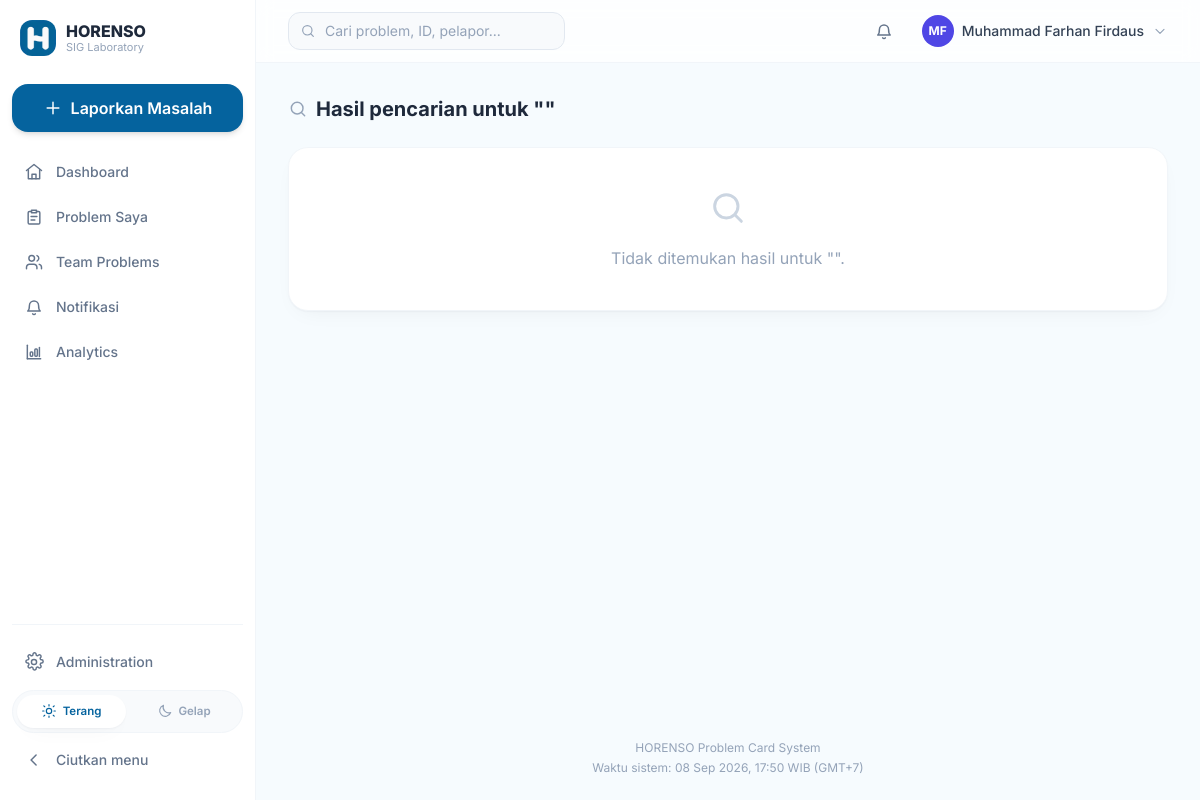
The page /search (signed in) on the database its author committed.
### app/models.py (models this page shows, shortened)
class ThemeSetting(db.Model):
    __tablename__ = "theme_settings"
    id = db.Column(db.Integer, primary_key=True)
    app_name = db.Column(db.String(100), default="HORENSO")
    company_name = db.Column(db.String(150), default="SIG Laboratory")
    logo_url = db.Column(db.String(255))
    favicon_url = db.Column(db.String(255))
    logo_filename = db.Column(db.String(255))
    favicon_filename = db.Column(db.String(255))
    primary_color = db.Column(db.String(20), default="#4F46E5")
    secondary_color = db.Column(db.String(20), default="#0EA5E9")
    accent_color = db.Column(db.String(20), default="#F59E0B")
    background_color = db.Column(db.String(20), default="#F8FAFC")
    font_family = db.Column(db.String(80), default="Inter")
    sidebar_style = db.Column(db.String(20), default="light")
    welcome_message = db.Column(db.String(255), default="Let's solve it together.")
    login_tagline = db.Column(db.String(255), default="Every problem is a chance to improve.")
    footer_text = db.Column(db.String(255), default="HORENSO Problem Card System")
    def _asset(self, filename, url):
        if filename:
            try:
                from flask import url_for, has_request_context
                if has_request_context():
                    return url_for("main.branding_file", filename=filename)
            except Exception:
                pass
            return "/branding/%s" % filename
        return url or None
    @property
    def logo_src(self):
        return self._asset(self.logo_filename, self.logo_url)
    @property
    def favicon_src(self):
        return self._asset(self.favicon_filename, self.favicon_url)

class User(UserMixin, db.Model):
    __tablename__ = "users"
    id = db.Column(db.Integer, primary_key=True)
    username = db.Column(db.String(64), unique=True, nullable=False, index=True)
    email = db.Column(db.String(120), unique=True, nullable=False, index=True)
    password_hash = db.Column(db.String(255), nullable=False)
    full_name = db.Column(db.String(120), nullable=False)
    role = db.Column(db.String(20), nullable=False, default=ROLE_USER)
    department_id = db.Column(db.Integer, db.ForeignKey("departments.id"))
    active = db.Column(db.Boolean, default=True, nullable=False)
    avatar_color = db.Column(db.String(20), default="#6366F1")
    created_at = db.Column(db.DateTime, default=now_utc)
    last_login_at = db.Column(db.DateTime)
    reset_token = db.Column(db.String(64))
    reset_token_expires = db.Column(db.DateTime)
    department = db.relationship("Department", back_populates="users")
    @property
    def is_active(self):
        return self.active
    @property
    def role_label(self):
        return ROLE_LABELS.get(self.role, self.role)
    @property
    def initials(self):
        parts = self.full_name.split()
        if len(parts) >= 2:
            return (parts[0][0] + parts[-1][0]).upper()
        return self.full_name[:2].upper()

### app/main.py (the view, shortened to what this page needs)
@main_bp.route("/search")
@login_required
def search():
    q = request.args.get("q", "").strip()
    results = []
    return render_template("search_results.html", q=q, results=results)

### app/timezone.py (called while the page is built)
def now_wib():
    return datetime.now(WIB)

def to_wib(value):
    if value is None:
        return None
    if value.tzinfo is None:
        value = value.replace(tzinfo=timezone.utc)
    return value.astimezone(WIB)

def format_wib(value, fmt="%d %b %Y, %H:%M"):
    local = to_wib(value)
    return local.strftime(fmt) if local else "-"

### app/templates/search_results.html (shortened to what this page needs)
{% extends "base.html" %}
{% import "partials/macros.html" as m %}
{% import "partials/icons.html" as ico %}
{% block content %}
<h1 class="text-xl font-bold text-slate-800 mb-6 flex items-center gap-2 fade-up">
  {{ ico.icon('search', 'w-5 h-5 text-slate-400') }} Hasil pencarian untuk "{{ q }}"
</h1>
{% if results %}
  <div class="grid md:grid-cols-2 xl:grid-cols-3 gap-4 stagger">
    {% for p in results %}{{ m.problem_card(p) }}{% endfor %}
  </div>
{% else %}
  <div class="card p-10 text-center text-slate-400 fade-up">
    <span class="inline-block text-slate-300 mb-3">{{ ico.icon('search', 'w-10 h-10 mx-auto') }}</span>
    <p>Tidak ditemukan hasil untuk "{{ q }}".</p>
  </div>
{% endif %}
{% endblock %}

### app/templates/base.html (shortened to what this page needs)
<!DOCTYPE html>
<html lang="id">
<head>
<script src="https://cdn.tailwindcss.com"></script>
<link rel="stylesheet" href="{{ url_for('static', filename='css/style.css') }}">
</head>
<body class="min-h-screen text-slate-800">
{% if current_user.is_authenticated %}
<div class="flex min-h-screen" x-data="appShell()">
  {% include "partials/sidebar.html" %}
  <div class="flex-1 flex flex-col min-w-0">
    {% include "partials/topbar.html" %}
    <main class="flex-1 p-4 md:p-8 max-w-[1400px] w-full mx-auto page-enter">
      {% block content %}{% endblock %}
    </main>
    <footer class="text-center text-xs text-slate-400 py-6">
      <div>{{ theme.footer_text if theme else '' }}</div>
      <div class="mt-1">Waktu sistem: {{ now_wib | dt('%d %b %Y, %H:%M') }} {{ tz_label }} (GMT+7)</div>
    </footer>
  </div>
</div>
{% else %}
  {% include "partials/flash.html" %}
  {% block guest_content %}{% endblock %}
{% endif %}
</body>
</html>

### app/templates/partials/sidebar.html (shortened to what this page needs)
{% import "partials/icons.html" as ico %}
<aside class="sidebar fixed md:sticky top-0 left-0 h-screen z-40 flex flex-col shrink-0 py-5 px-3"
       :class="{
         'is-collapsed': collapsed && !mobileOpen,
         'translate-x-0': mobileOpen,
         '-translate-x-full md:translate-x-0': !mobileOpen
       }">
  <a href="{{ url_for('main.dashboard') }}" class="brand flex items-center gap-2.5 px-2 mb-7 group">
    {% if theme and theme.logo_src %}
      <img src="{{ theme.logo_src }}" class="w-9 h-9 rounded-xl object-contain bg-white shrink-0 transition-transform group-hover:scale-105" alt="logo">
    {% else %}
      <div class="w-9 h-9 rounded-xl bg-brand text-white grid place-items-center font-bold text-sm shrink-0 transition-transform group-hover:scale-105 group-hover:rotate-3">H</div>
    {% endif %}
    <div class="nav-text">
      <div class="font-extrabold text-slate-800 leading-tight">{{ theme.app_name if theme else 'HORENSO' }}</div>
      <div class="text-[11px] text-slate-400 leading-tight">{{ theme.company_name if theme else '' }}</div>
    </div>
  </a>
  <a href="{{ url_for('problems.new_problem') }}"
     data-tip="Laporkan Masalah"
     class="has-tip nav-link !text-white mb-5 justify-center gap-2 rounded-2xl bg-brand font-semibold py-3 shadow-md shadow-brand/20 hover:opacity-90 hover:!text-white">
    {{ ico.icon('plus', 'w-5 h-5') }}<span class="nav-text">Laporkan Masalah</span>
  </a>
  <nav class="flex-1 space-y-1 text-sm overflow-y-auto overflow-x-hidden -mx-1 px-1">
    {% macro navlink(endpoint, icon_name, label, params={}, active_when=none) %}
      {% set is_active = (active_when if active_when is not none else request.endpoint == endpoint) %}
      <a href="{{ url_for(endpoint, **params) }}" data-tip="{{ label }}"
         class="has-tip nav-link {{ 'is-active' if is_active }}">
        {{ ico.icon(icon_name, 'w-5 h-5') }}<span class="nav-text">{{ label }}</span>
      </a>
    {% endmacro %}
    {% set team_view = request.endpoint == 'problems.list_problems' and request.args.get('department') %}
    {{ navlink('main.dashboard', 'home', 'Dashboard') }}
    {{ navlink('problems.list_problems', 'clipboard', 'Problem Saya',
               active_when=(request.endpoint == 'problems.list_problems' and not team_view)) }}
    {% if current_user.role != 'user' and current_user.department_id %}
      {{ navlink('problems.list_problems', 'users', 'Team Problems',
                 {'department': current_user.department_id}, active_when=team_view) }}
    {% endif %}
    <a href="{{ url_for('main.notifications') }}" data-tip="Notifikasi"
       class="has-tip nav-link {{ 'is-active' if request.endpoint == 'main.notifications' }}">
      <span class="relative shrink-0">
      </span>
      <span class="nav-text flex-1">Notifikasi</span>
    </a>
    {% if current_user.role == 'admin' %}
      {{ navlink('admin.index', 'chart', 'Analytics') }}
    {% endif %}
  </nav>
  <div class="pt-4 mt-4 border-t border-slate-100 space-y-2 text-sm">
    {% if current_user.role == 'admin' %}
      <a href="{{ url_for('admin.users') }}" data-tip="Administration" class="has-tip nav-link">
        {{ ico.icon('settings', 'w-5 h-5') }}<span class="nav-text">Administration</span>
      </a>
    {% endif %}
    <div class="theme-switch" role="group" aria-label="Mode tampilan">
      <button type="button" @click="setTheme('light')" :class="{ 'is-on': theme === 'light' }" title="Mode terang">
        {{ ico.icon('sun', 'w-4 h-4') }}<span class="nav-text">Terang</span>
      </button>
      <button type="button" @click="setTheme('dark')" :class="{ 'is-on': theme === 'dark' }" title="Mode gelap">
        {{ ico.icon('moon', 'w-4 h-4') }}<span class="nav-text">Gelap</span>
      </button>
    </div>
    <button type="button" @click="toggleSidebar()"
            class="rail-btn has-tip" :data-tip="collapsed ? 'Perluas menu' : 'Ciutkan menu'"
            :aria-expanded="(!collapsed).toString()" aria-label="Ciutkan menu">
      <span class="transition-transform duration-300 shrink-0" :class="collapsed ? 'rotate-180' : ''">
      </span>
      <span class="nav-text">Ciutkan menu</span>
    </button>
  </div>
</aside>

### app/templates/partials/topbar.html (shortened to what this page needs)
{% import "partials/icons.html" as ico %}
<header class="sticky top-0 z-20 bg-white/80 backdrop-blur border-b border-slate-100 px-4 md:px-8 py-3 flex items-center gap-3">
  <form action="{{ url_for('main.search') }}" method="get" class="flex-1 max-w-md">
    <div class="relative group">
      <span class="absolute left-3 top-1/2 -translate-y-1/2 text-slate-400 group-focus-within:text-brand transition-colors">
      </span>
      <input type="text" name="q" value="{{ request.args.get('q', '') }}" placeholder="Cari problem, ID, pelapor..."
             class="input !pl-9 !py-2 !rounded-xl !bg-slate-50 text-sm">
    </div>
  </form>
  <a href="{{ url_for('main.notifications') }}"
     class="relative w-9 h-9 grid place-items-center rounded-full text-slate-500 hover:bg-slate-50 hover:text-slate-800 transition"
     aria-label="Notifikasi">
  </a>
  <div class="relative" x-data="{ open:false }">
    <button @click="open=!open" class="flex items-center gap-2 pl-2 rounded-full hover:opacity-90 transition">
      <div class="w-8 h-8 rounded-full grid place-items-center text-white text-xs font-bold shrink-0" style="background: {{ current_user.avatar_color }}">
        {{ current_user.initials }}
      </div>
      <span class="hidden md:block text-sm font-medium text-slate-700">{{ current_user.full_name }}</span>
      <span class="hidden md:block text-slate-400 transition-transform duration-200" :class="open ? 'rotate-180' : ''">
      </span>
    </button>
  </div>
</header>

### app/static/css/style.css (style rules this page uses)
:root { --surface: #ffffff; --surface-2: #f8fafc; --surface-3: #f1f5f9; --surface-4: #e2e8f0; --line: #f1f5f9; --line-strong: #e2e8f0; --text-1: #1e293b; --text-2: #334155; --text-3: #475569; --text-4: #64748b; --text-muted: #94a3b8; --shadow-sm: 0 1px 2px rgba(15, 23, 42, .04), 0 8px 24px -12px rgba(15, 23, 42, .08); --shadow-md: 0 4px 10px rgba(15, 23, 42, .06), 0 18px 40px -18px rgba(15, 23, 42, .18); --ring: rgba(79, 70, 229, .15); --sidebar-w: 16rem; --sidebar-w-collapsed: 5rem; }
html { scroll-behavior: smooth; }
body { transition: background-color .3s ease, color .3s ease; }
* { scrollbar-color: var(--surface-4) transparent; scrollbar-width: thin; }
.card { background: var(--surface); border: 1px solid var(--line); border-radius: 1.25rem; box-shadow: var(--shadow-sm); transition: background-color .3s ease, border-color .3s ease, box-shadow .25s ease, transform .25s ease; }
.input { width: 100%; border: 1px solid var(--line-strong); border-radius: 0.85rem; padding: 0.65rem 0.9rem; font-size: 0.9rem; background: var(--surface); color: var(--text-2); transition: border-color .2s ease, box-shadow .2s ease, background-color .3s ease; }
.input::placeholder { color: var(--text-muted); }
.sidebar { width: var(--sidebar-w); background: var(--surface); border-right: 1px solid var(--line); transition: width .28s cubic-bezier(.4, 0, .2, 1), background-color .3s ease, border-color .3s ease, transform .28s cubic-bezier(.4, 0, .2, 1); }
.sidebar .nav-text { white-space: nowrap; overflow: hidden; opacity: 1; max-width: 12rem; transition: opacity .18s ease, max-width .28s cubic-bezier(.4, 0, .2, 1); }
.nav-link { display: flex; align-items: center; gap: 0.75rem; padding: 0.65rem 0.75rem; border-radius: 0.85rem; font-weight: 500; color: var(--text-4); position: relative; transition: background-color .18s ease, color .18s ease, transform .18s ease; }
.rail-btn { display: flex; align-items: center; gap: 0.75rem; width: 100%; padding: 0.6rem 0.75rem; border-radius: 0.85rem; font-weight: 500; color: var(--text-4); transition: background-color .18s ease, color .18s ease; }
.theme-switch { display: flex; align-items: center; gap: .25rem; padding: .25rem; border-radius: 999px; background: var(--surface-2); border: 1px solid var(--line); }
.theme-switch button { flex: 1 1 0; display: flex; align-items: center; justify-content: center; gap: .35rem; padding: .4rem .5rem; border-radius: 999px; font-size: .72rem; font-weight: 600; color: var(--text-muted); transition: background-color .2s ease, color .2s ease, transform .2s ease; }
.theme-switch button.is-on { background: var(--surface); color: var(--color-primary); box-shadow: var(--shadow-sm); }
.fade-up { animation: fadeUp .45s cubic-bezier(.22, 1, .36, 1) both; }
.page-enter { animation: fadeUp .4s cubic-bezier(.22, 1, .36, 1) both; }

### rows shown on the page
ThemeSetting: logo_src (picture), app_name "HORENSO", company_name "SIG Laboratory", footer_text "HORENSO Problem Card System"
User: initials "MF", full_name "Muhammad Farhan Firdaus"

### other values the page prints
{{ label }} "Dashboard Problem Saya Team Problems Analytics"
{{ now_wib | dt('%d %b %Y, %H:%M') }} "08 Sep 2026, 17:50"
{{ tz_label }} "WIB"
